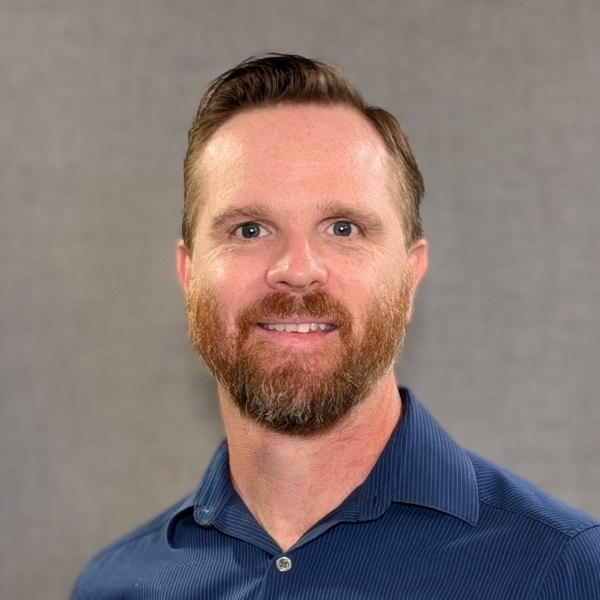
#> input picture assets/bryan-focht.jpg, 600 x 600 px
$ python og-image.py
#> lines starting #> are read from the running program, lines starting #| are printed output that depends on the picture; after the words box and inside, x2 and y2 are one past the last pixel; in counts of white or black regions, pixels touching at a corner belong together
#!/usr/bin/env python3
"""Render assets/og-card.png, the 1200x630 image LinkedIn, X and Slack show when
the site is shared. Run it by hand when the headshot or headline changes:

    python3 -m venv /tmp/ogv && /tmp/ogv/bin/pip install pillow
    /tmp/ogv/bin/python src/scripts/og-image.py

The card reuses the graph's palette (#070a13 background, #3abff8 accent) and the
committed headshot assets/bryan-focht.jpg.
"""
from pathlib import Path
from PIL import Image, ImageDraw, ImageFont, ImageFilter

ROOT = Path(__file__).resolve().parents[2]
PHOTO = ROOT / "assets" / "bryan-focht.jpg"
OUT = ROOT / "assets" / "og-card.png"
FONT_DIR = Path("/System/Library/Fonts/Supplemental")

W, H = 1200, 630
BG, BG2 = (7, 10, 19), (13, 21, 38)
TXT, DIM, ACCENT = (219, 230, 245), (154, 172, 196), (58, 191, 248)
SKILL, CRED = (167, 139, 250), (251, 191, 36)


def font(name, size):
    return ImageFont.truetype(str(FONT_DIR / name), size)


img = Image.new("RGB", (W, H), BG)
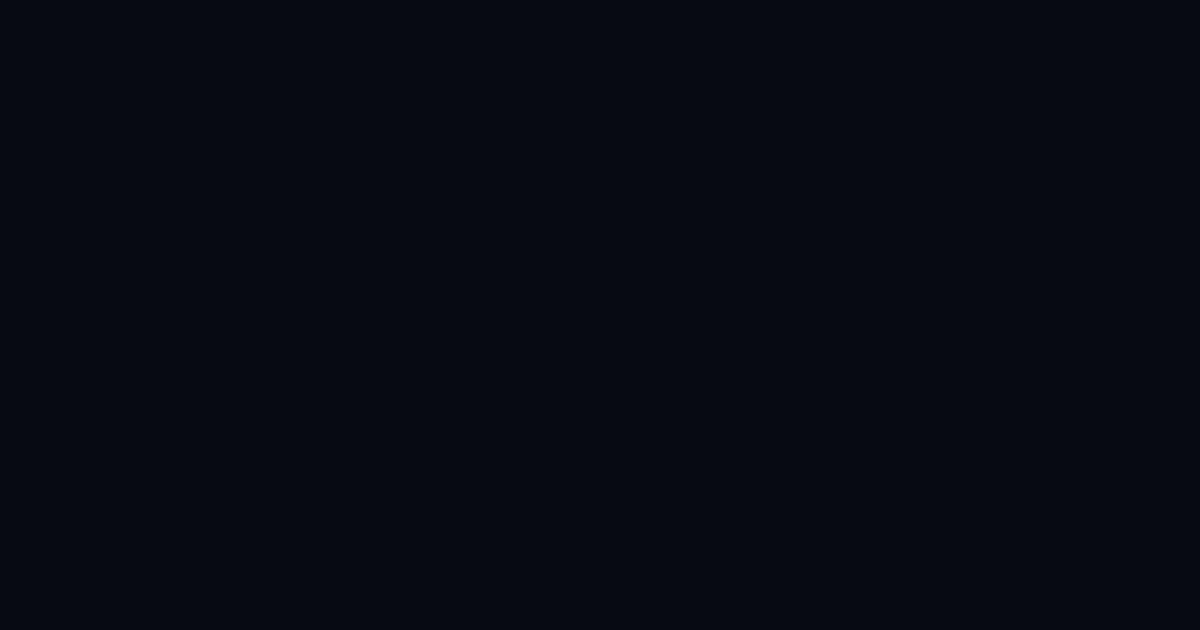
#> img: PIL image 1200x630 RGB; mean R, G, B 7, 10, 19
d = ImageDraw.Draw(img)

# Soft vertical gradient so the card is not a flat black slab.
for y in range(H):
    t = y / H
    d.line([(0, y), (W, y)], fill=tuple(int(a + (b - a) * t) for a, b in zip(BG2, BG)))

# A faint constellation on the right, echoing the knowledge graph.
nodes = [(1040, 60, 8, ACCENT), (1140, 40, 6, SKILL), (1170, 150, 7, CRED), (1080, 130, 10, ACCENT),
         (1120, 230, 6, SKILL), (1165, 330, 8, ACCENT), (1090, 420, 6, CRED), (1150, 500, 7, SKILL),
         (1070, 580, 5, ACCENT), (1160, 600, 6, CRED)]
edges = [(0, 1), (1, 2), (0, 3), (3, 4), (2, 4), (4, 5), (5, 6), (6, 7), (7, 8), (7, 9), (8, 9), (3, 2)]
layer = Image.new("RGBA", (W, H), (0, 0, 0, 0))
#> layer: PIL image 1200x630 RGBA; every value is 0
ld = ImageDraw.Draw(layer)
for a, b in edges:
    ld.line([nodes[a][:2], nodes[b][:2]], fill=(120, 150, 200, 70), width=2)
for x, y, r, c in nodes:
    ld.ellipse([x - r, y - r, x + r, y + r], fill=c + (170,))
layer = layer.filter(ImageFilter.GaussianBlur(0.6))
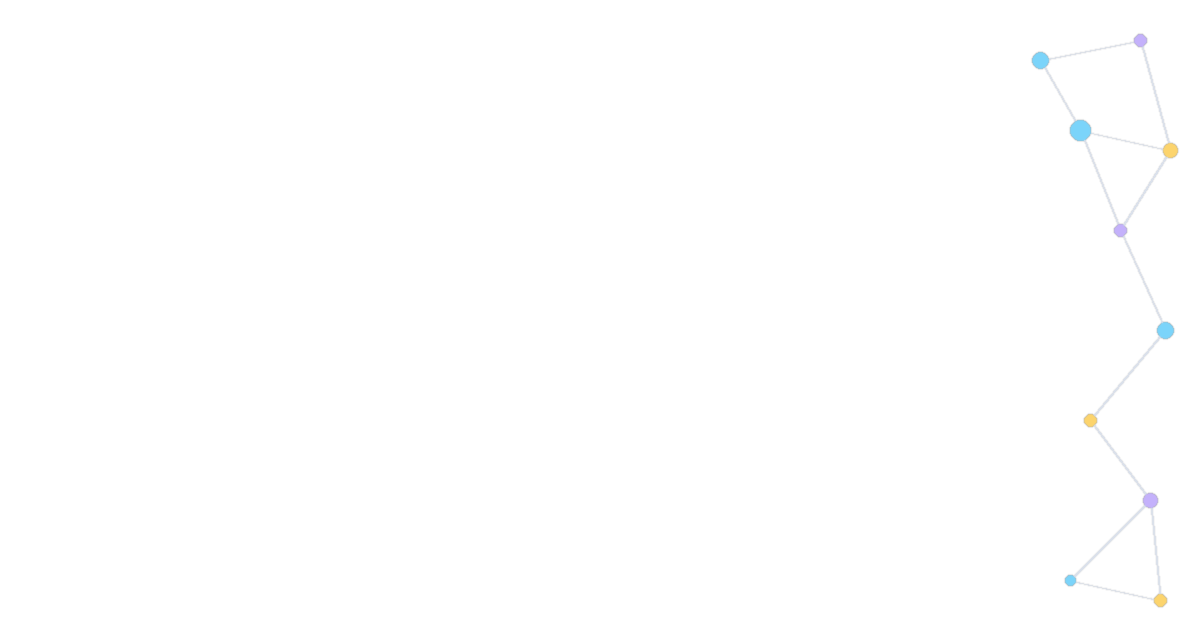
#> layer: PIL image 1200x630 RGBA; mean R, G, B, A 0.6, 0.8, 0.9, 0.6; transparent parts drawn white
img.paste(layer, (0, 0), layer)
d = ImageDraw.Draw(img)

# Headshot in a ring, left side.
size = 300
photo = Image.open(PHOTO).convert("RGB").resize((size, size), Image.LANCZOS)
mask = Image.new("L", (size * 4, size * 4), 0)
#> mask: PIL image 1200x1200 L; every value is 0
ImageDraw.Draw(mask).ellipse([0, 0, size * 4 - 1, size * 4 - 1], fill=255)
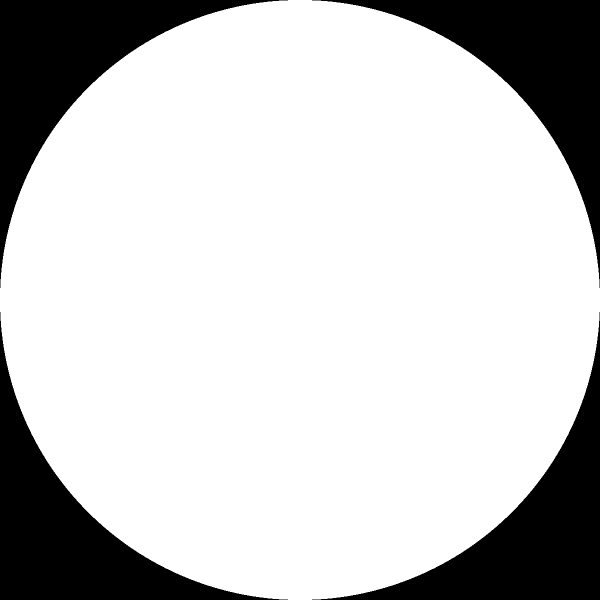
#> mask: PIL image 1200x1200 L (shown at 1/2 size); 78.5% white; 4 black regions, box (x1, y1, x2, y2) and area: (0, 0, 576, 576) 77296, (624, 0, 1200, 576) 77296, (0, 624, 576, 1200) 77296, (624, 624, 1200, 1200) 77296
mask = mask.resize((size, size), Image.LANCZOS)
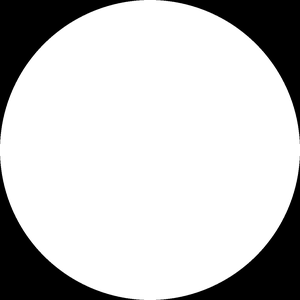
#> mask: PIL image 300x300 L; min 0, max 255, mean 200.3
px, py = 90, (H - size) // 2
ring = 6
d.ellipse([px - ring, py - ring, px + size + ring, py + size + ring], fill=ACCENT)
img.paste(photo, (px, py), mask)
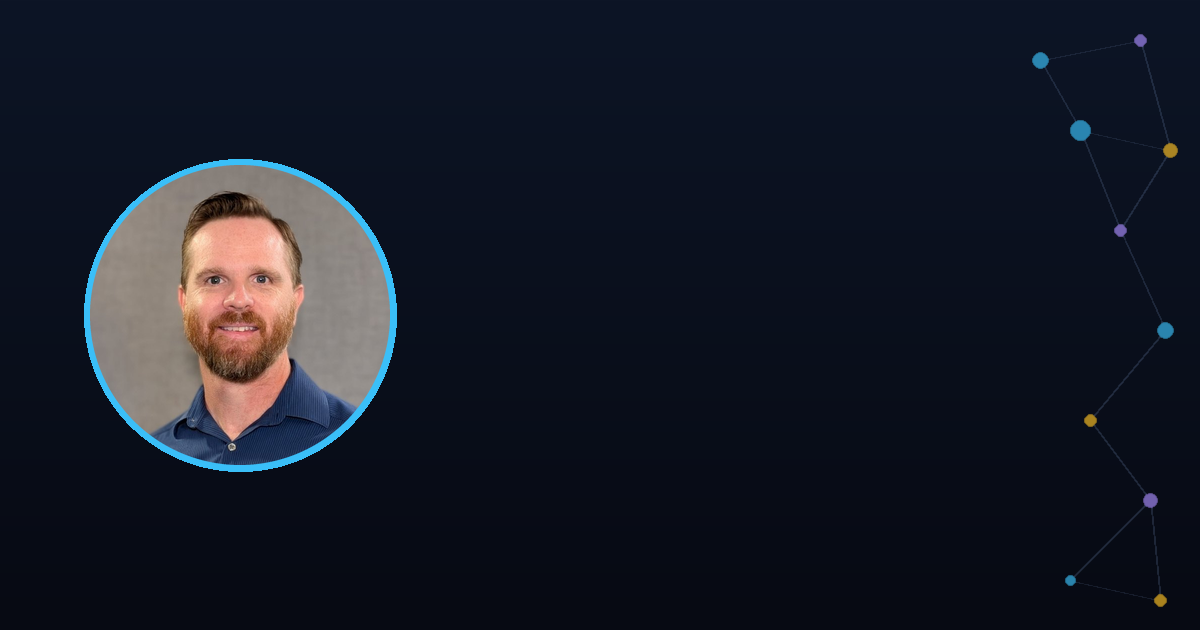
#> img: PIL image 1200x630 RGB; mean R, G, B 22.4, 26.7, 38.3
d = ImageDraw.Draw(img)

# Text block.
x = px + size + 70
name_f = font("Arial Bold.ttf", 74)
sub_f = font("Arial.ttf", 34)
small_f = font("Arial.ttf", 26)
d.text((x, 185), "Bryan Focht", font=name_f, fill=TXT)
d.text((x, 285), "Engineering Executive · Cloud & AI", font=sub_f, fill=ACCENT)
d.text((x, 345), "25+ years building enterprise commerce platforms,", font=small_f, fill=DIM)
d.text((x, 381), "cloud infrastructure and AI agents.", font=small_f, fill=DIM)
d.line([(x, 440), (x + 120, 440)], fill=(120, 150, 200), width=2)
d.text((x, 460), "bfocht.github.io  ·  interactive career graph", font=small_f, fill=DIM)

img.save(OUT, optimize=True)
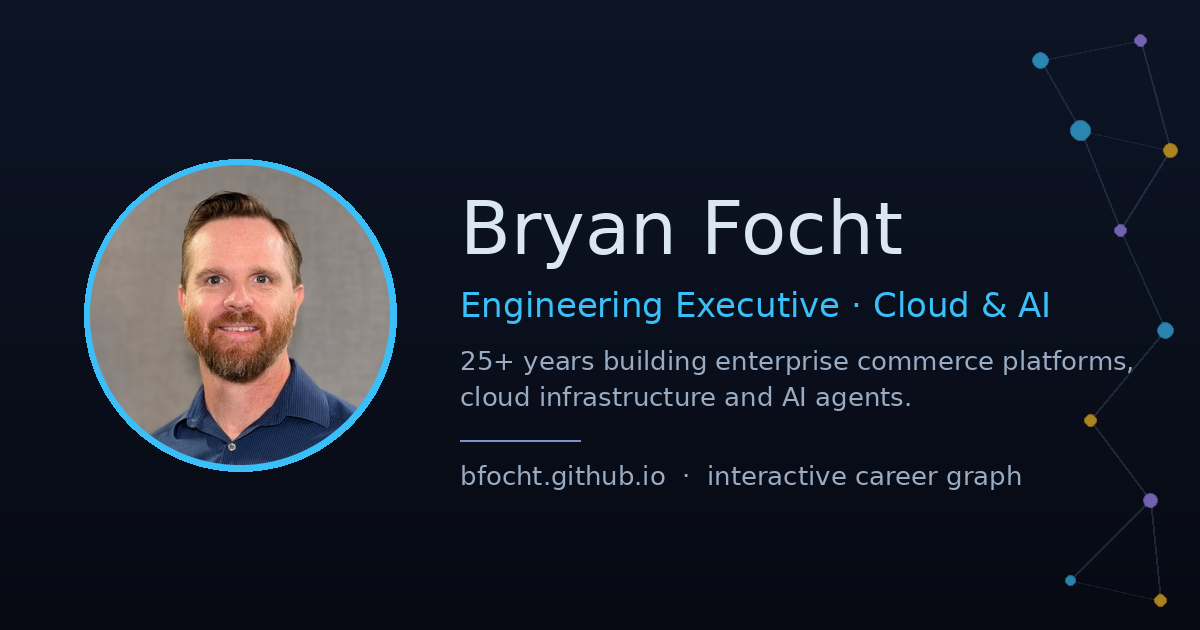
#> saved as og-card.png: PIL image 1200x630 RGB; mean R, G, B 26.2, 31.3, 43.2
print("wrote", OUT, img.size, OUT.stat().st_size, "bytes")
#| wrote assets/og-card.png (1200, 630) 144524 bytes
